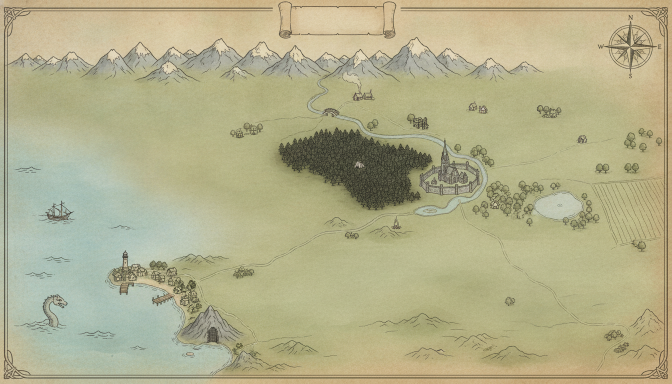
#> input picture Landkarte/Landkarte-ohne-Beschriftung.png, 1344 x 768 px (shown at 1/2 size)
$ python landkarte_beschriften.py
#> lines starting #> are read from the running program, lines starting #| are printed output that depends on the picture
#!/usr/bin/env python3
"""
Beschriftet die Landkarte (Landkarte/Landkarte-ohne-Beschriftung.png) mit allen
Ortsnamen und schreibt Landkarte/Landkarte-<Land>.png.

Aufruf:  python3 Tools/landkarte_beschriften.py VALDOREN
Benötigt Pillow (pip install pillow) und die Schrift FreeSerif
(Debian/Ubuntu: Paket fonts-freefont-ttf). Die Schriftpfade unten anpassen,
falls sie auf dem eigenen Rechner woanders liegen.
"""
from pathlib import Path
from PIL import Image, ImageDraw, ImageFont
import sys
land = sys.argv[1] if len(sys.argv)>1 else "VALDOREN"
HIER = Path(__file__).resolve().parent
ORDNER = HIER.parent / "Landkarte"
im = Image.open(ORDNER / "Landkarte-ohne-Beschriftung.png").convert("RGBA")
d = ImageDraw.Draw(im)
B="/usr/share/fonts/truetype/freefont/FreeSerifBold.ttf"
I="/usr/share/fonts/truetype/freefont/FreeSerifItalic.ttf"
BI="/usr/share/fonts/truetype/freefont/FreeSerifBoldItalic.ttf"
INK=(58,42,28,255); HALO=(240,230,205,255)
def t(xy, text, font, size, fill=INK, anchor="mm", halo=3):
    f=ImageFont.truetype(font,size)
    d.text(xy,text,font=f,fill=fill,anchor=anchor,stroke_width=halo,stroke_fill=HALO)
def spaced(xy,text,font,size,gap=3,fill=INK):
#> called with xy = (675, 42), text = 'VALDOREN', size = 26, gap = 3, fill = (58, 42, 28, 255)
    f=ImageFont.truetype(font,size)
    w=sum(f.getlength(c) for c in text)+gap*(len(text)-1); x=xy[0]-w/2
    for c in text:
        d.text((x,xy[1]),c,font=f,fill=fill,anchor="lm",stroke_width=3,stroke_fill=HALO); x+=f.getlength(c)+gap
#> after the loop, x = 762.1
spaced((675,42),land,B,26,gap=3)
t((895,405),"THALENDOR",B,24)
t((635,208),"Hirsefurt",B,16)
t((950,238),"Eschenbrück",B,14)
t((1165,297),"Kohlwinkel",B,14)
t((300,580),"BALDIR",B,22)
t((430,700),"Grauhorn",B,16)
t((430,717),"Hammerfeste",I,13)
t((655,290),"Mühlenwald",BI,18,fill=(40,60,38,255))
t((720,348),"Räuberlager",I,12)
t((845,438),"Mühlen",I,11)
t((790,470),"Phaes Lagerfeuer",I,12)
t((790,258),"Überfall",I,12)
t((760,185),"Rabenpass",B,14)
t((760,168),"→ Freie Städte des Nordens",I,11)
t((300,70),"R A B E N K A M M",B,15,fill=(70,70,80,255))
t((150,330),"W E S T M E E R",B,18,fill=(60,85,110,255))
t((735,240),"Silbra",BI,13,fill=(55,85,120,255))
t((1040,690),"nach Süden · Häfen nach Seranth (2 Wochen)",I,12)
t((40,748),"Hirsefurt – Thalendor: ½ Tag  ·  Thalendor – Phaes Lagerfeuer: 1 Tag  ·  Lagerfeuer – Baldir: 4 Tagesreisen  ·  Baldir – Grauhorn: 3 Meilen",I,12,anchor="lm",halo=2)
ziel = ORDNER / f"Landkarte-{land.title()}.png"
im.convert("RGB").save(ziel); print("gespeichert:", ziel)
#> after `im.convert('RGB').save(ziel)`:
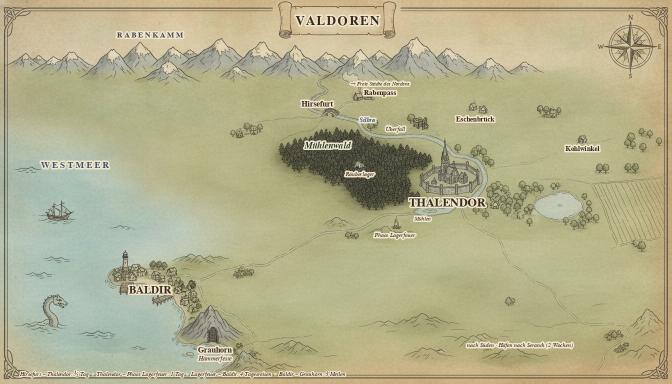
#> saved as Landkarte-Valdoren.png: PIL image 1344x768 RGB (shown at 1/2 size); mean R, G, B 178.1, 175.1, 139.7
#| gespeichert: Landkarte/Landkarte-Valdoren.png
